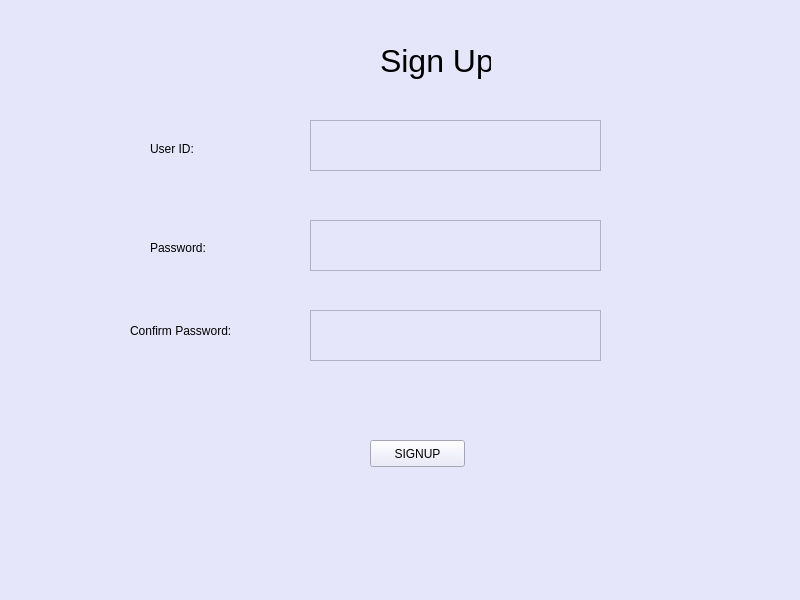
<?xml version="1.0" encoding="UTF-8"?>
<ui version="4.0">
 <class>MainWindow</class>
 <widget class="QMainWindow" name="MainWindow">
  <property name="geometry">
   <rect>
    <x>0</x>
    <y>0</y>
    <width>800</width>
    <height>600</height>
   </rect>
  </property>
  <property name="windowTitle">
   <string>MainWindow</string>
  </property>
  <property name="styleSheet">
   <string notr="true">background-color: rgb(230,230,250);</string>
  </property>
  <widget class="QWidget" name="centralwidget">
   <widget class="QTextEdit" name="textEdit">
    <property name="geometry">
     <rect>
      <x>310</x>
      <y>120</y>
      <width>291</width>
      <height>51</height>
     </rect>
    </property>
   </widget>
   <widget class="QTextEdit" name="textEdit_2">
    <property name="geometry">
     <rect>
      <x>310</x>
      <y>220</y>
      <width>291</width>
      <height>51</height>
     </rect>
    </property>
   </widget>
   <widget class="QTextEdit" name="textEdit_3">
    <property name="geometry">
     <rect>
      <x>310</x>
      <y>310</y>
      <width>291</width>
      <height>51</height>
     </rect>
    </property>
   </widget>
   <widget class="QPushButton" name="pushButton">
    <property name="geometry">
     <rect>
      <x>370</x>
      <y>440</y>
      <width>95</width>
      <height>27</height>
     </rect>
    </property>
    <property name="text">
     <string>SIGNUP</string>
    </property>
   </widget>
   <widget class="QLabel" name="label">
    <property name="geometry">
     <rect>
      <x>380</x>
      <y>40</y>
      <width>111</width>
      <height>41</height>
     </rect>
    </property>
    <property name="minimumSize">
     <size>
      <width>0</width>
      <height>0</height>
     </size>
    </property>
    <property name="styleSheet">
     <string notr="true">font: 24pt ;
</string>
    </property>
    <property name="text">
     <string>Sign Up</string>
    </property>
   </widget>
   <widget class="QLabel" name="label_2">
    <property name="geometry">
     <rect>
      <x>150</x>
      <y>140</y>
      <width>66</width>
      <height>17</height>
     </rect>
    </property>
    <property name="text">
     <string>User ID:</string>
    </property>
   </widget>
   <widget class="QLabel" name="label_3">
    <property name="geometry">
     <rect>
      <x>150</x>
      <y>240</y>
      <width>71</width>
      <height>16</height>
     </rect>
    </property>
    <property name="text">
     <string>Password:</string>
    </property>
   </widget>
   <widget class="QLabel" name="label_4">
    <property name="geometry">
     <rect>
      <x>130</x>
      <y>320</y>
      <width>131</width>
      <height>21</height>
     </rect>
    </property>
    <property name="text">
     <string>Confirm Password:</string>
    </property>
   </widget>
  </widget>
  <widget class="QStatusBar" name="statusbar"/>
 </widget>
 <resources/>
 <connections/>
</ui>
